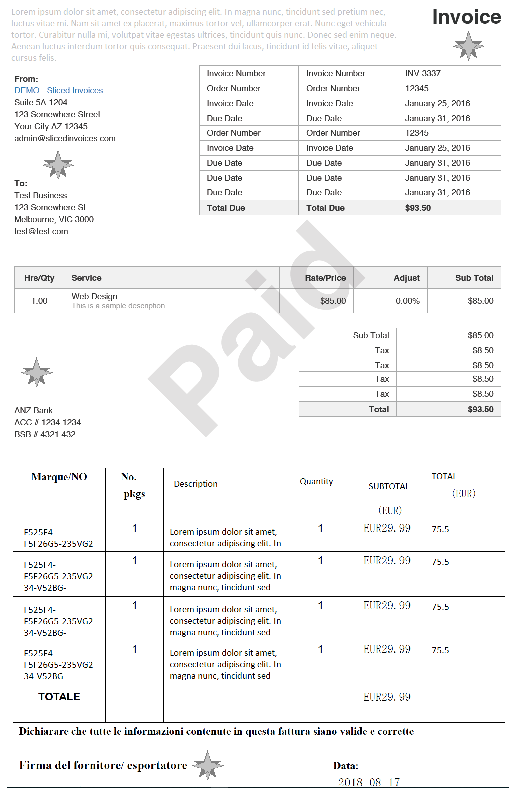
#> input picture input/test.png, 511 x 789 px
$ python -i color.py   (imports and definitions only)
#> lines starting #> are read from the running program, lines starting #| are printed output that depends on the picture
#> further down, picture is the input picture: shape (789, 511, 3); mean B, G, R 244.4, 244.4, 244.4
### transformations/shadow_ellipse.py
#!/usr/bin/env python
# -*- coding: UTF-8 -*-

import cv2
import numpy as np

import constants as const
import transformations.shadow_mask as mask


# [15 lines left out: functions add_n_ellipses_light, add_n_ellipses_shadow, not called in this run]


def add_ellipse_light(image, intensity = 0.5, blur_width = 6):
	inverted_colors = const.WHITE - image
	inverted_shadow = add_ellipse_shadow(inverted_colors, intensity, blur_width)

	return const.WHITE - inverted_shadow


def add_ellipse_shadow(image, intensity = 0.5, blur_width = 6):

	shadow_mask = np.zeros(image.shape[: 2], dtype=np.uint8)
	shadow_mask.fill(const.WHITE)
	ellipse = __get_multiple_ellipses(shadow_mask)

	return mask.apply_shadow_mask(image, blur_width, intensity, ellipse)


def __get_multiple_ellipses(image):
	h, w = image.shape[ : 2]
	center = int(w * np.random.uniform()), int(h * np.random.uniform())
	random_h = np.random.uniform() * h
	random_w = np.random.uniform() * w
	axes1 = int(random_h * 0.2), int(random_w * 0.2)
	axes2 = int(random_h * 0.4), int(random_w * 0.4)
	axes3 = int(random_h * 0.6), int(random_w * 0.6)
	axes4 = int(random_h * 0.8), int(random_w * 0.8)
	axes5 = int(random_h), int(random_w)
	angle = 360 * np.random.uniform()

	ellipse = get_single_ellipse(image,   center, axes5, angle, const.DARK_WHITE)
	ellipse = get_single_ellipse(ellipse, center, axes4, angle, const.LIGHT_GRAY)
	ellipse = get_single_ellipse(ellipse, center, axes3, angle, const.GRAY)
	ellipse = get_single_ellipse(ellipse, center, axes2, angle, const.DARK_GRAY)

	return get_single_ellipse(ellipse, center, axes1, angle, const.LIGHT_BLACK)


def get_single_ellipse(image, center, axes, angle, color):
	start_angle = 0
	end_angle = 360
	thickness = -1

	return cv2.ellipse(image, center, axes, angle, start_angle, end_angle,
			   color, thickness)

### transformations/shadow_mask.py
#!/usr/bin/env python
# -*- coding: UTF-8 -*-

from random import randint

import transformations.channels as channels
import cv2
import transformations.noise as noise
import numpy as np


def apply_shadow_mask(image, blur_width, intensity, shadow_mask):
	shadow_mask = __normalize_shadow_mask(blur_width, intensity, shadow_mask)
	if len(image.shape) > 2:
		blue, green, red = channels.get_bgr_channels(image)
		blue = __apply_mask_to_channel(blue, shadow_mask)
		green = __apply_mask_to_channel(green, shadow_mask)
		red = __apply_mask_to_channel(red, shadow_mask)
		return cv2.merge((blue, green, red))

	return __apply_mask_to_channel(image, shadow_mask)


def __apply_mask_to_channel(image, shadow_mask):
	image = np.multiply(image, shadow_mask)
	return image.astype(np.uint8)


def __normalize_shadow_mask(blur_width, intensity, shadow_mask):
	shadow_mask = noise.blur(shadow_mask, blur_width)
	normalized_mask = (shadow_mask / 250.0)
	normalized_mask = normalized_mask + (1.0 - normalized_mask) * (1.0 - intensity)
	ones_matrix = 0 * shadow_mask + 1.0
	normalized_mask = np.minimum(normalized_mask, ones_matrix)
	return normalized_mask

### transformations/shadow.py
#!/usr/bin/env python
# -*- coding: UTF-8 -*-

import numpy as np

import constants as const
import transformations.noise as noise
import transformations.shadow_ellipse as ellipse
import transformations.shadow_polygon as polygon
import transformations.shadow_single as single


def add_n_random_shadows(image, n_shadow  = 4, blur_scale = 1.0):
	intensity = np.random.uniform(const.MIN_SHADOW, const.MAX_SHADOW)
	return add_n_shadows(image, n_shadow, intensity, blur_scale)


def add_n_shadows(image, n_shadow = 4, intensity = 0.5, blur_scale = 1.0):
	for i in range(n_shadow ):
		blur_width = noise.get_blur_given_intensity(intensity, blur_scale)

		choice = np.random.uniform(0, 6)
		if choice < 1:
			image = polygon.add_n_triangles_shadow(image, intensity, blur_width)
		elif choice < 2:
			image = polygon.add_n_triangles_light(image, intensity, blur_width)
		elif choice < 3:
			image = single.add_single_light(image, intensity, blur_width)
		elif choice < 4:
			image = single.add_single_shadow(image, intensity, blur_width)
		elif choice < 5:
			image = ellipse.add_ellipse_light(image, intensity, blur_width)
		else:
			image = ellipse.add_ellipse_shadow(image, intensity, blur_width)

	return image

### constants.py
#!/usr/bin/env python
# -*- coding: UTF-8 -*-

import random

from enum import Enum

### CONSTANTS MEANT TO BE EDITED ###

# default number of files given as output for each input image
N_FILES_OUTPUT      = 200

# allowed input images extensions
IMAGE_EXTENSIONS = [".jpg",
                    ".jpeg",
                    ".png",
                    ".bmp",
                    ".jp2",
                    ".dib",
                    ".webp",
                    ".sr",
                    ".ras",
                    ".tiff",
                    ".tif",
                    ".pbm",
                    ".pgm",
                    ".ppm",
                    ]

# default input files path
FILES_INPUT_PATH        = "./input/"

# default output files path
FILES_OUTPUT_PATH       = "./output/"

'''
max number of transformations
that are randomly applied for each output image.
If N_TRANSFORMATIONS > total number of transformations
specified in the MaxTransformation field
N_TRANSFORMATIONS will be reset as sum_MaxTransformation_fields
'''
N_TRANSFORMATIONS       = 1

'''
MaxTransformation contains, for each transformation,
the number of times that each transformation is performed.
Useful to apply some transformations more often ( n > 1 )
or to exclude them` altogether ( n = 0 )
'''


class MaxTransformation:
    SALT_PEPPER_NOISE   = 1
    SPECKLE_NOISE       = 1
    GAUSS_NOISE         = 1
    BLUR                = 1

    SHADOW              = 1
    ENHANCEMENTS        = 1
    SHADE_COLOR         = 1

    # The following transformations
    # will alter pixel coordinates
    SHEAR               = 1
    SKEW                = 1
    WARP                = 1
    ROTATION            = 1

# MIN/MAX AVG BLURRING
MIN_BLUR                = 1
MAX_BLUR                = 3

# MIN/MAX GAUSS NOISE
MIN_GAUSS_NOISE         = 1
MAX_GAUSS_NOISE         = 100

# MIN/MAX SALT AND PEPPER NOISE
MIN_SALT_PEPPER_NOISE   = 0.0001
MAX_SALTPEPPER_NOISE    = 0.001

# MIN/MAX SPECKLE
MIN_SPECKLE_NOISE       = 0.01
MAX_SPECKLE_NOISE       = 0.3

# MIN/MAX SHADOW
MIN_SHADOW              = 0.3
MAX_SHADOW              = 0.7

# MIN/MAX IMAGE BRIGHTNESS
MIN_BRIGHTNESS          = 0.6
MAX_BRIGHTNESS          = 1.4

# MIN/MAX IMAGE CONTRAST
MIN_CONTRAST            = 0.5
MAX_CONTRAST            = 1.7

# MIN/MAX IMAGE SHARPNESS
MIN_SHARPNESS           = 0.1
MAX_SHARPNESS           = 5.0

# MIN/MAX COLOR SHADING
MIN_COLOR_SHADE         = 0.06
MAX_COLOR_SHADE         = 0.35

# MAX SHEAR DISTORTION
MAX_SHEAR               = 0.05

# MAX SKEW DISTORTION
MAX_SKEW                = 0.05

# MIN/MAX WARP DISTORTION
MIN_WARP                = 14
MAX_WARP                = 51

# MIN/MAX ROTATION ANGLE
MAX_ANGLE               = 0.02

# By default salt&pepper and speckle noise
# is followed by blurring
ADD_BLUR_AFTER_SPECKLE_NOISE    = False
ADD_BLUR_AFTER_SP_NOISE         = False

READ_IMAGE_AS_GRAYSCALE         = False

### PAY ATTENTION BEFORE EDITING THE FOLLOWING CONSTANTS ###

BLACK           = 0
LIGHT_BLACK     = 50
DARK_GRAY       = 100
GRAY            = 150
LIGHT_GRAY      = 200
DARK_WHITE      = 250
WHITE           = 255

SEED = random.random()
# Max integer value for Python 2. Integers in Python 3 are unbounded
MAX_RANDOM = 2147483648

class Enhancement(Enum):
    brightness  = 0
    contrast    = 1
    sharpness   = 2

    @staticmethod
    def get_random():
        return random.choice(list(Enhancement))


class Channels(Enum):
    bgr         = 0
    hsv         = 1
    hls         = 2

    @staticmethod
    def get_random():
        return random.choice(list(Channels))

### transformations/channels.py
#!/usr/bin/env python
# -*- coding: UTF-8 -*-

import cv2

# interesting channels: B G R V L
def get_bgr_channels(image):
	if is_monochannel(image):
		image = cv2.cvtColor(image, cv2.COLOR_GRAY2BGR)

	return cv2.split(image)

# [19 lines left out: functions get_gray_image, get_hls_channels, get_hsv_channels, not called in this run]

def is_monochannel(image):
	return len(image.shape) < 3

### transformations/noise.py
#!/usr/bin/env python
# -*- coding: UTF-8 -*-

from random import randint

import constants as const
import cv2
import numpy as np


# [25 lines left out: functions add_n_random_blur, add_random_blur, not called in this run]


def blur(image, width=9):
    for i in range(0, width):
        size = 2 ** i + 1
        image = cv2.blur(image, (size, size))

    return image


def get_blur_given_intensity(intensity, blur_scale):
    intensity = intensity * blur_scale
    if intensity < 0.4:
        return 5
    elif intensity < 0.5:
        return 6
    return 7


def add_random_gauss_noise(image):
    intensity = randint(const.MIN_GAUSS_NOISE, const.MAX_GAUSS_NOISE)
    return get_gauss_noise(image, intensity)


# [47 lines left out: functions get_gauss_noise, __get_normalized_image, add_random_saltpepper_noise, get_saltpepper_noise, not called in this run]


def __get_coordinates_saltpepper(image, num_salt):
    return tuple([np.random.randint(0, i - 1, int(num_salt))
                  for i in image.shape[: 2]])


def get_random_speckle_noise(image):
    intensity = np.random.uniform(const.MIN_SPECKLE_NOISE, const.MAX_SPECKLE_NOISE)
    return get_speckle_noise(image, intensity)


# tip: use it as first transformation, apply other noises afterwards
# [19 lines left out: function get_speckle_noise, not called in this run]

### transformations/color.py
#!/usr/bin/env python
# -*- coding: UTF-8 -*-

import random

import cv2
import numpy as np
from PIL import ImageEnhance, Image

import constants
import transformations.channels as channels
import transformations.shadow as shadow


# [28 lines left out: function get_enhanced_image, not called in this run]


def random_color_shade(image, channels_format = None):
	if channels_format == None:
		channels_format = constants.Channels.get_random()

	intensity = np.random.uniform(
					constants.MIN_COLOR_SHADE,
				      	constants.MAX_COLOR_SHADE,
				      	)
	if channels.is_monochannel(image):
	 	image = change_random_channel_gray(image, intensity)
	elif channels_format == constants.Channels.bgr:
		image = change_random_bgrchannel(image, intensity)
	elif channels_format == constants.Channels.hsv:
		image = change_random_hsvchannel(image, intensity)
	else:
		image = change_random_hlschannel(image, intensity)

	return image


def change_random_channel_gray(image, intensity = 0.2):
	image = change_random_bgrchannel(image, intensity)
	return channels.get_gray_image(image)


def change_random_bgrchannel(image, intensity = 0.2):
#> called with intensity = 0.219
	b, g, r = channels.get_bgr_channels(image)
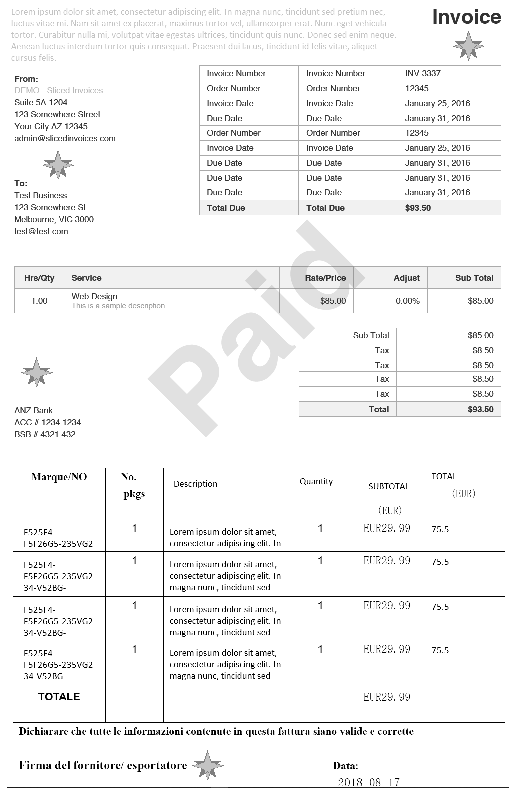
#> b: shape (789, 511); min 0, max 255, mean 244.4
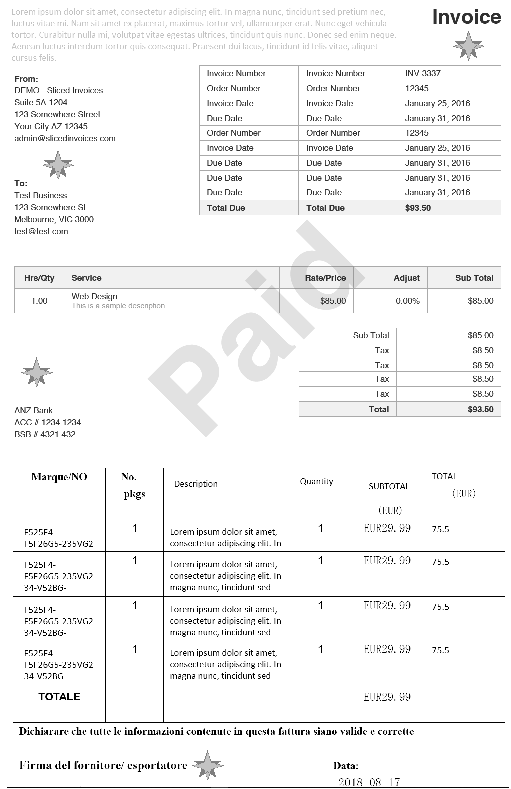
#> r: shape (789, 511); min 0, max 255, mean 244.4
	channel_choice = random.randint(1, 3)
	n_shadow = random.randint(1, 4)
	return __change_channel(channel_choice, intensity, n_shadow, b, g, r)


# makes senses only with color images
# [25 lines left out: functions change_random_hsvchannel, change_random_hlschannel, not called in this run]


def __change_channel(channel_choice, intensity, n_shadow, channel_1, channel_2,  channel_3):
#> called with channel_choice = 2, intensity = 0.219, n_shadow = 4
	blur_scale = 1.2
	if channel_choice == 1:
		channel_1 = shadow.add_n_shadows(channel_1, n_shadow, intensity, blur_scale)
	elif channel_choice == 2:
		channel_2 = shadow.add_n_shadows(channel_2, n_shadow, intensity, blur_scale)
#> the loop in add_n_shadows, `for i in range(n_shadow ):` made 4 passes
#> pass 1, in add_ellipse_light, `inverted_colors = const.WHITE - image`:
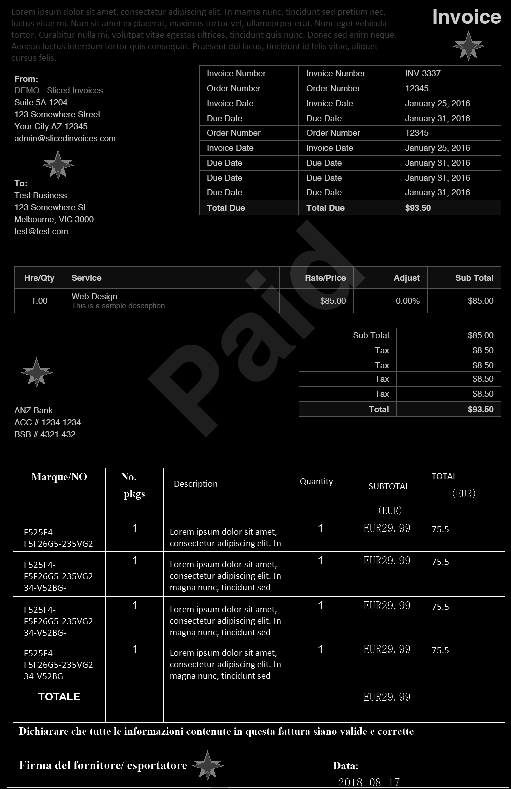
#> inverted_colors: shape (789, 511); min 0, max 255, mean 10.6
#> pass 1, in __normalize_shadow_mask, `shadow_mask = noise.blur(shadow_mask, blur_width)`:
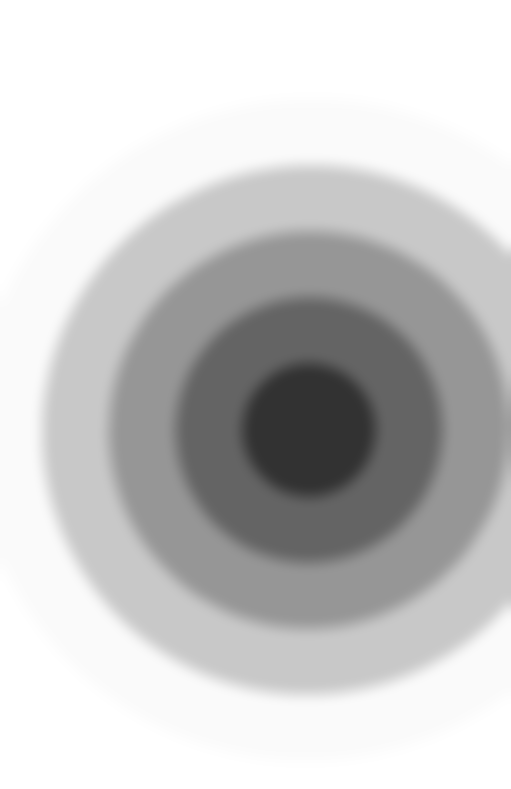
#> shadow_mask: shape (789, 511); min 50, max 255, mean 201.6
#> pass 1, in __normalize_shadow_mask, `normalized_mask = (shadow_mask / 250.0)`:
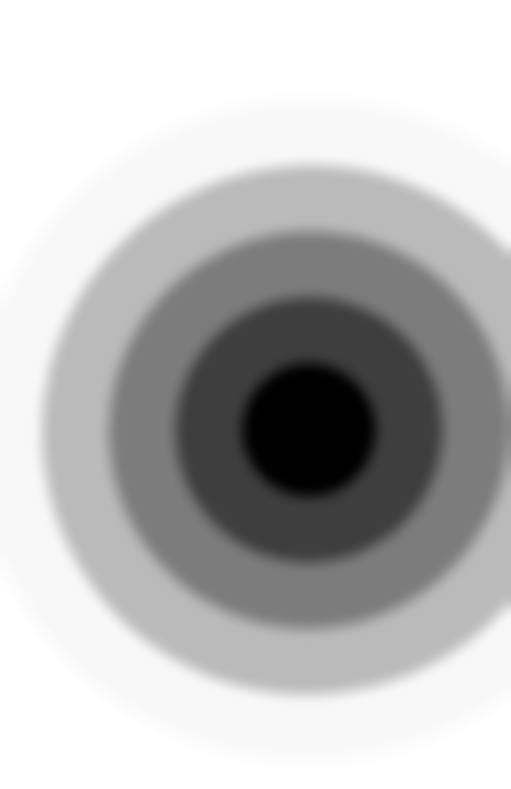
#> normalized_mask: shape (789, 511) float64; min 0.2, max 1.02, mean 0.807; drawn with min black and max white
#> after the loop in add_n_shadows, `for i in range(n_shadow ):`:
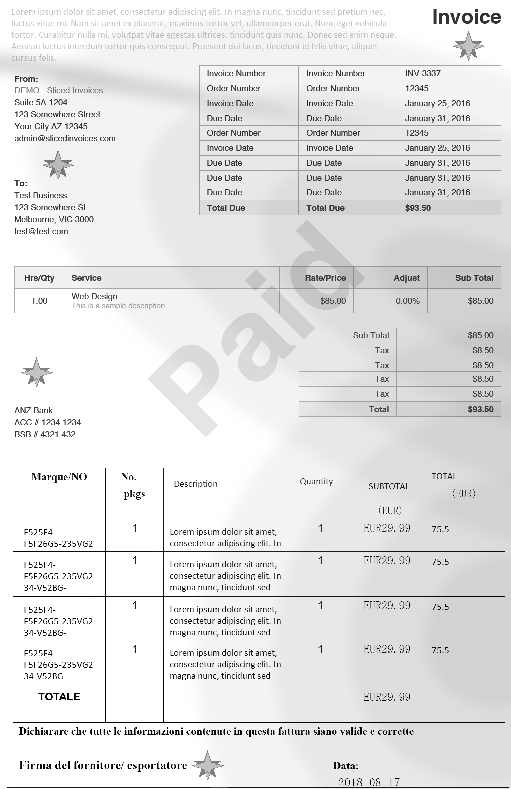
#> image: shape (789, 511); min 0, max 255, mean 228.4
	else:
		channel_3 = shadow.add_n_shadows(channel_3, n_shadow, intensity, blur_scale)

	return cv2.merge((channel_1, channel_2, channel_3))
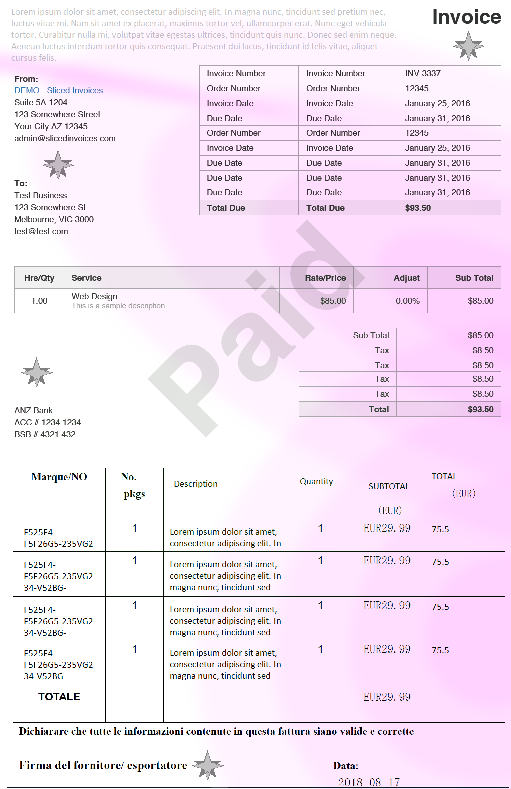
#> returned value: shape (789, 511, 3); mean of channels 0, 1, 2 244.4, 228.4, 244.4; drawn as B, G, R

>>> import cv2
>>> picture = cv2.imread('../input/test.png')
>>> result = random_color_shade(picture)
